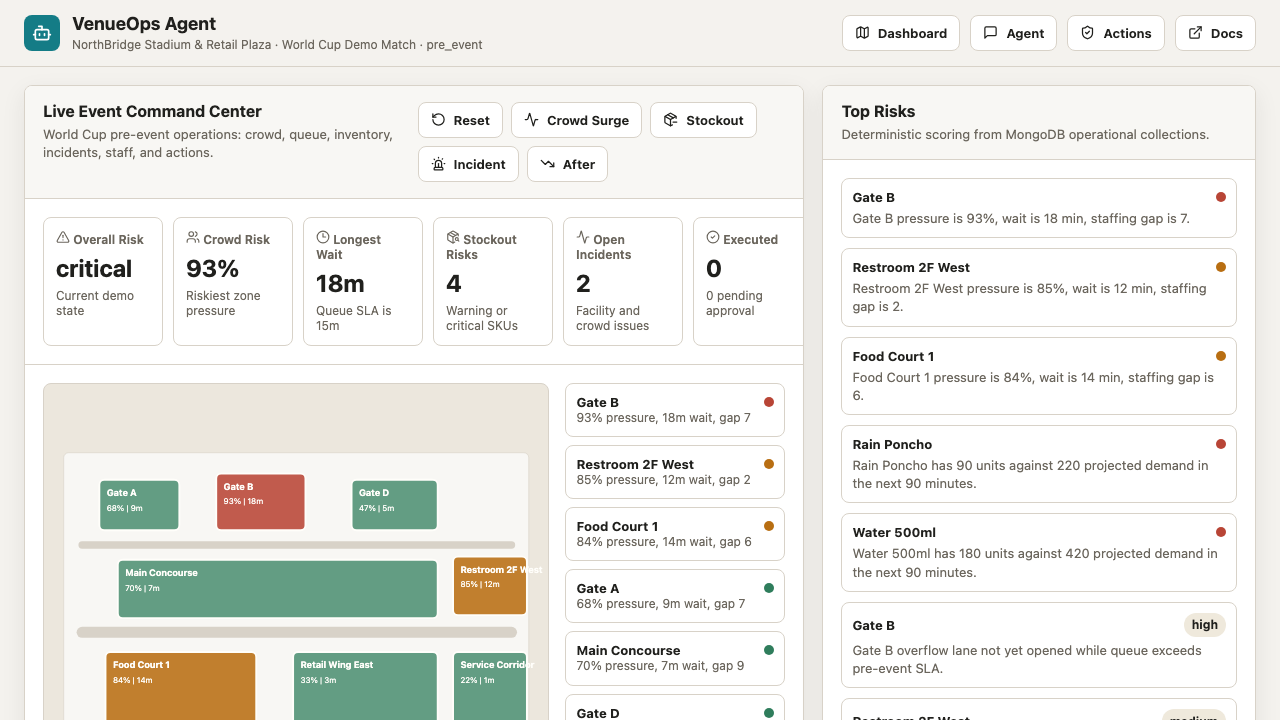
#> input picture docs/demo_assets/01_command_center.png, 1280 x 720 px
$ python build_demo_video.py
#> lines starting #> are read from the running program, lines starting #| are printed output that depends on the picture
from __future__ import annotations

import shutil
import subprocess
import textwrap
from pathlib import Path

from PIL import Image, ImageDraw, ImageEnhance, ImageFont

try:
    import imageio_ffmpeg
except ImportError as exc:  # pragma: no cover - local artifact helper
    raise SystemExit("Install imageio-ffmpeg first: python3 -m pip install imageio-ffmpeg") from exc


ROOT = Path(__file__).resolve().parents[1]
ASSETS = ROOT / "docs" / "demo_assets"
SLIDES = ASSETS / "generated_slides"
VIDEO = ASSETS / "venueops_demo.mp4"
NARRATION_TXT = ASSETS / "venueops_demo_narration.txt"
NARRATION_AUDIO = ASSETS / "venueops_demo_narration.aiff"
CONCAT = ASSETS / "venueops_demo_concat.txt"
SIZE = (1280, 720)

NARRATION = """VenueOps Agent is an operations copilot for large retail and event venues.
During a peak event, operators are watching crowd density, queues, inventory, incidents, and staffing at the same time.
The goal is not another chat dashboard. The goal is an agent that can inspect live operational data, retrieve the right procedures, and create safe actions that a human can approve.

The demo starts in the command center for NorthBridge Stadium and Retail Plaza.
MongoDB holds the venue, event, telemetry, tenants, inventory, staff shifts, incidents, actions, audit events, SOP documents, and agent run memory.
The heatmap makes the first problem visible immediately: Gate B is under critical pressure, with an eighteen minute wait and a large staffing gap.

Next, the demo reset and crowd surge controls reproduce the scenario.
The API writes the surge into operational telemetry, and the dashboard updates the risk model.
This is deterministic for judging, but the same repository can switch to MongoDB Atlas, MongoDB MCP Server, and Vertex AI Gemini when the required secrets are configured.

When the mission runs, the agent follows an observe, analyze, retrieve, plan, confirm loop.
It inspects MongoDB collection schema, aggregates telemetry, finds inventory and staff data, counts incidents, retrieves SOP guidance, and creates five pending actions.
The tool trace is exposed in the product so the operator can see exactly which MongoDB-shaped calls and controlled business tools were used.

The action plan is operational, not just descriptive.
It proposes moving four trained stewards from Retail Wing East to Gate B, drafting a signage redirect to Gate D, restocking Water 500ml, assigning a facility team to Restroom 2F West, and drafting a tenant campaign to pull optional traffic toward Retail Wing East.
Every meaningful action is created as pending approval.

The operator approves the staff dispatch and water restock, and rejects the signage instruction.
The application writes execution effects and audit events back to MongoDB.
Gate B staffing improves, water stock recovers, the before and after KPI shows pressure and wait time dropping, and each action card shows the audit trail.

The architecture page summarizes the build.
Cloud Run deployment assets are included, Gemini integration is implemented behind configuration, MongoDB Atlas is the production data store, MongoDB Search and Vector Search-ready SOP retrieval is included, and MongoDB MCP access is represented in the trace with a real MCP stdio path plus deterministic local fallback.
VenueOps Agent is a controlled operations loop: observe with MongoDB, reason with Gemini, retrieve procedures, propose actions, require human approval, execute safely, and preserve audit memory."""

SLIDE_PLAN = [
    ("slide_01_problem.png", "01_command_center.png", None, 18, "Problem", "Peak venues need an agent that turns live operations data into safe actions."),
    ("slide_02_command_center.png", "01_command_center.png", None, 24, "Command Center", "Crowd, queue, inventory, incidents, staff, KPIs, and heatmap in one operational surface."),
    ("slide_03_crowd_surge.png", "02_crowd_surge.png", None, 24, "Reproducible Scenario", "Demo reset and crowd surge produce a critical Gate B risk from live telemetry."),
    ("slide_04_agent_plan.png", "03_agent_plan.png", (0, 760, 1280, 1480), 32, "Agent Plan", "The agent creates five pending actions with rationale, evidence, and expected impact."),
    ("slide_05_tool_trace.png", "06_tool_trace_full.png", (760, 2200, 1280, 2920), 28, "MongoDB Tool Trace", "Schema, aggregate, find, count, SOP retrieval, and controlled action writes stay visible."),
    ("slide_06_audit_kpis.png", "04_audit_kpis.png", (0, 760, 1280, 1480), 34, "Human Approval", "Approved and rejected actions update status, audit trail, stock, staffing, pressure, and wait KPIs."),
    ("slide_07_architecture.png", "05_architecture_docs.png", None, 20, "Architecture", "Cloud Run-ready app, Gemini hook, MongoDB Atlas data model, MCP trace, and SOP retrieval."),
]


def load_font(size: int, bold: bool = False) -> ImageFont.FreeTypeFont | ImageFont.ImageFont:
    candidates = [
        "/System/Library/Fonts/Supplemental/Arial Bold.ttf" if bold else "/System/Library/Fonts/Supplemental/Arial.ttf",
        "/System/Library/Fonts/Helvetica.ttc",
    ]
    for candidate in candidates:
        try:
            return ImageFont.truetype(candidate, size=size)
        except OSError:
            continue
    return ImageFont.load_default()


def cover_crop(image: Image.Image, size: tuple[int, int]) -> Image.Image:
    src_ratio = image.width / image.height
    dst_ratio = size[0] / size[1]
    if src_ratio > dst_ratio:
        new_width = int(image.height * dst_ratio)
        left = (image.width - new_width) // 2
        image = image.crop((left, 0, left + new_width, image.height))
    else:
        new_height = int(image.width / dst_ratio)
        top = (image.height - new_height) // 2
        image = image.crop((0, top, image.width, top + new_height))
    return image.resize(size, Image.Resampling.LANCZOS)


def draw_caption(slide: Image.Image, label: str, text: str) -> None:
    draw = ImageDraw.Draw(slide, "RGBA")
    title_font = load_font(46, bold=True)
    body_font = load_font(26)
    label_font = load_font(18, bold=True)
    draw.rounded_rectangle((34, 34, 760, 182), radius=18, fill=(12, 28, 32, 214))
    draw.text((60, 55), label.upper(), fill=(157, 220, 210, 255), font=label_font)
    draw.text((58, 84), label, fill=(255, 252, 244, 255), font=title_font)
    wrapped = "\n".join(textwrap.wrap(text, 62))
    draw.rounded_rectangle((34, 542, 1246, 686), radius=18, fill=(12, 28, 32, 224))
    draw.text((60, 570), wrapped, fill=(255, 252, 244, 255), font=body_font, spacing=7)


def make_slide(output: Path, source: Path, crop: tuple[int, int, int, int] | None, label: str, text: str) -> None:
#> called with label = 'Problem'
    image = Image.open(source).convert("RGB")
#> image is the input picture: PIL image 1280x720 RGB; mean R, G, B 236.3, 236.3, 231.8
    if crop:
        image = image.crop(crop)
    base = cover_crop(image, SIZE)
    base = ImageEnhance.Brightness(base).enhance(0.78)
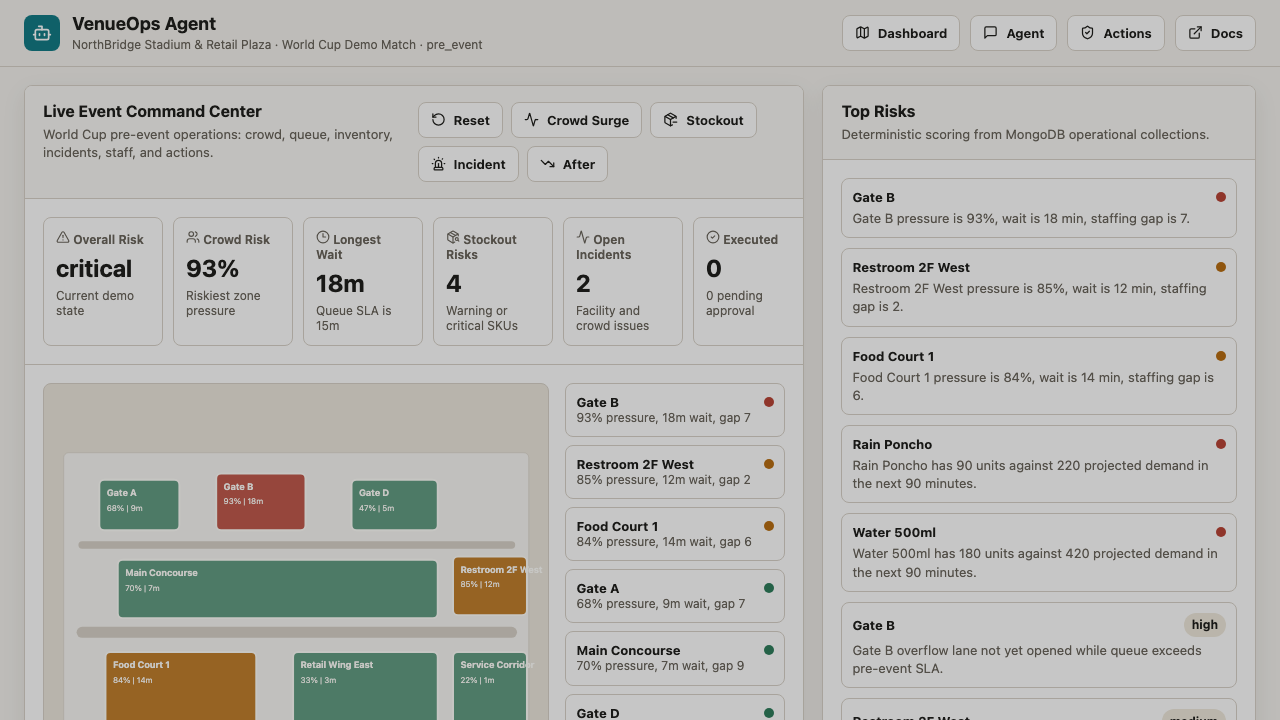
#> base: PIL image 1280x720 RGB; mean R, G, B 183.7, 183.6, 180.2
    overlay = Image.new("RGBA", SIZE, (0, 0, 0, 0))
#> overlay: PIL image 1280x720 RGBA; every value is 0
    base = Image.alpha_composite(base.convert("RGBA"), overlay)
#> base: PIL image 1280x720 RGBA
    draw_caption(base, label, text)
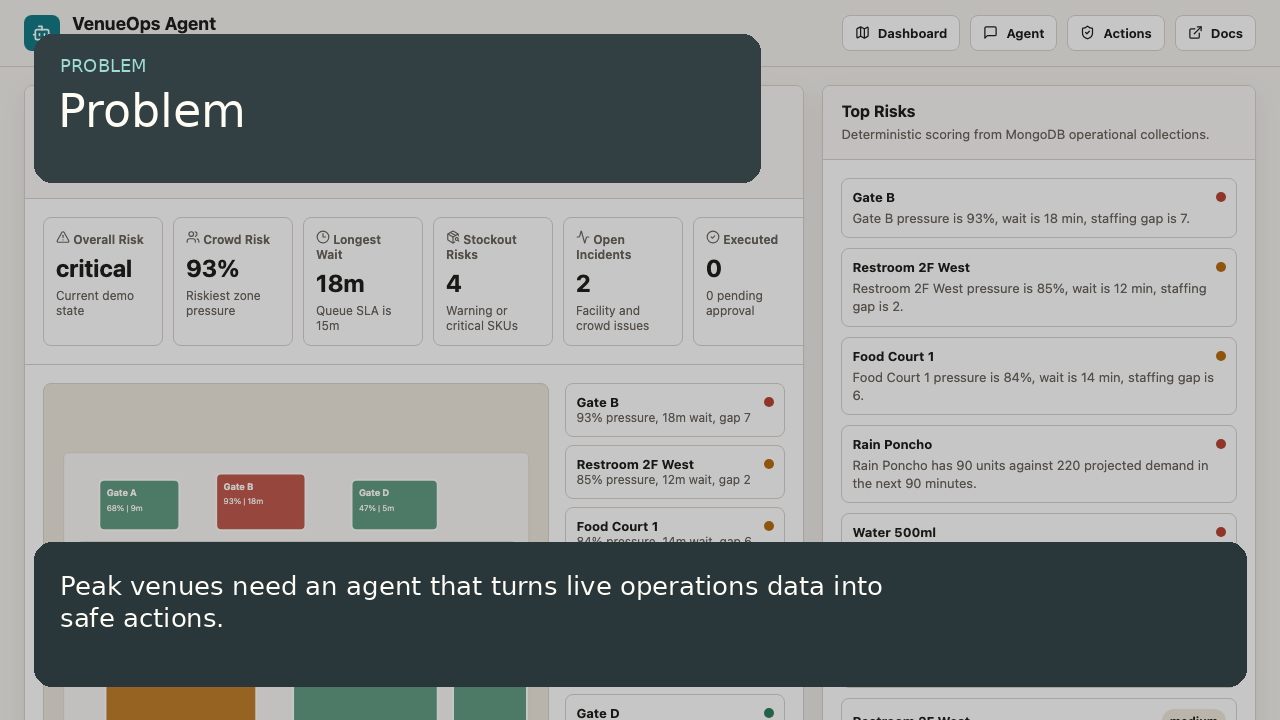
#> base: PIL image 1280x720 RGBA; mean R, G, B, A 134.7, 139, 138.4, 244.6; transparent parts drawn white
    base.convert("RGB").save(output, quality=94)
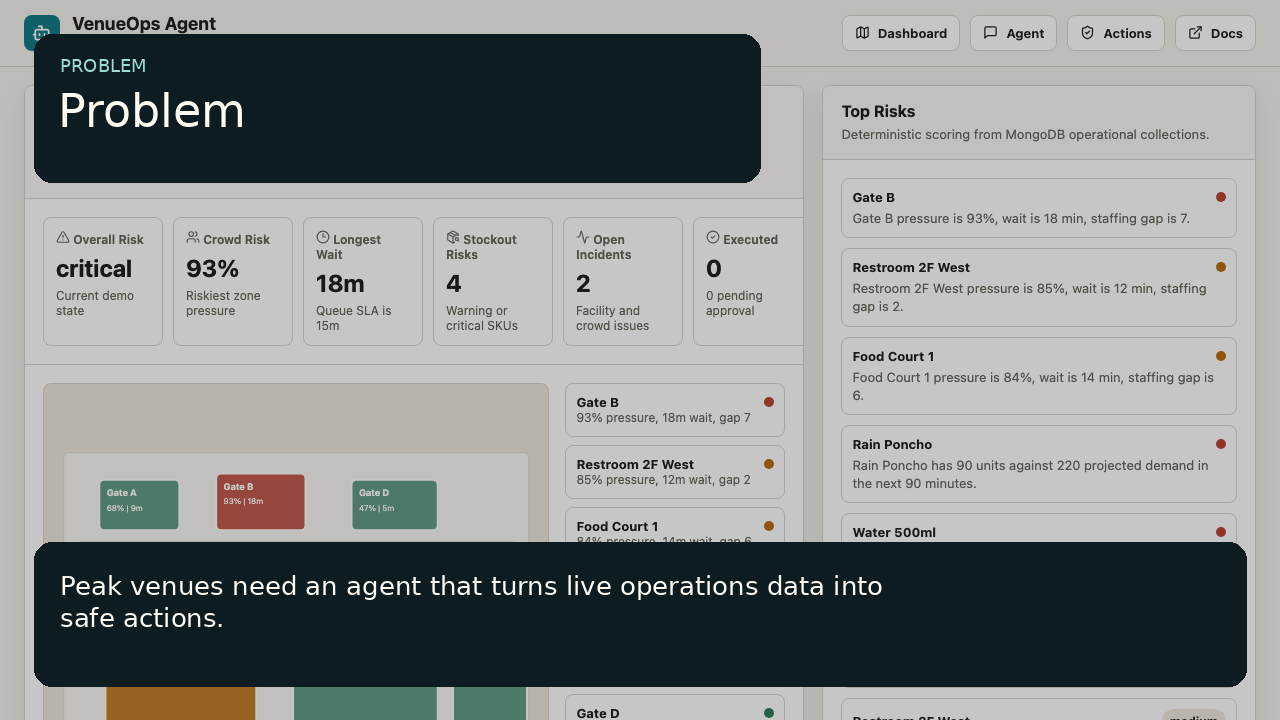
#> saved as slide_01_problem.png: PIL image 1280x720 RGB; mean R, G, B 134.7, 139, 138.4


def build_slides() -> list[tuple[Path, int]]:
    SLIDES.mkdir(parents=True, exist_ok=True)
    rendered: list[tuple[Path, int]] = []
    for output_name, source_name, crop, duration, label, text in SLIDE_PLAN:
        output = SLIDES / output_name
        make_slide(output, ASSETS / source_name, crop, label, text)
        rendered.append((output, duration))
    return rendered


def build_audio() -> None:
    NARRATION_TXT.write_text(NARRATION, encoding="utf-8")
    say = shutil.which("say")
    if not say:
#> (the run stopped early here; a loop or call above may not have finished)
